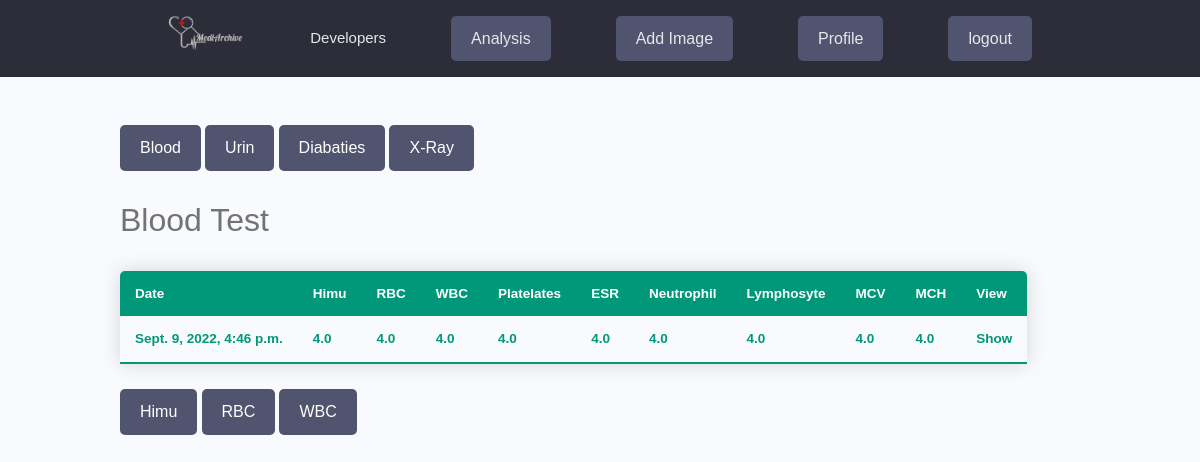
The page /bloodAnalysis/ (signed in) on the database its author committed.
### medical_report/models.py (models this page shows, shortened)
class Blood_report(models.Model):
    blood_owner = models.ForeignKey(Profile,null=True,blank=True,on_delete=models.CASCADE)
    hemoglobin = models.FloatField(null=True, blank=True)
    rbc = models.FloatField(null=True, blank=True)
    wbc = models.FloatField(null=True, blank=True)
    platelets = models.FloatField(null=True, blank=True)
    esr = models.FloatField(null=True, blank=True)
    neutrophil = models.FloatField(null=True, blank=True)
    lymphocyte = models.FloatField(null=True, blank=True)
    mcv = models.FloatField(null=True, blank=True)
    mch = models.FloatField(null=True, blank=True)
    created = models.DateTimeField(auto_now_add=True, blank=False)
    id = models.UUIDField(default=uuid.uuid4,unique=True,primary_key=True,editable=False)

### medical_report/views.py (the view)
# urls.py: path('bloodAnalysis/',bloodAnalysis,name='bloodAnalysis'),
@login_required(login_url='login')
def bloodAnalysis(request):
    profile = request.user.profile
    pr = profile.blood_report_set.all()
    context = {'pr': pr}
    return render(request, "medical_report/blood_analysis.html",context)

### medical_report/templates/medical_report/blood_analysis.html
{% extends 'main.html' %}
{% load static %}
{% block content  %}
<div class="container">
    <br><br>
        <a href="{% url 'bloodAnalysis' %}" class="btn btn--sub">Blood</a>
        <a href="{% url 'urinAnalysis' %}" class="btn btn--sub">Urin</a>
        <a href="" class="btn btn--sub">Diabaties</a>
        <a href="" class="btn btn--sub">X-Ray</a>
    <br><br>
    <div class=" ">
        <h3>Blood Test</h3>
        <table class="content-table">
            <thead>
            <tr>
                <th>Date</th>
                <th>Himu</th>
                <th>RBC</th>
                <th>WBC</th>
                <th>Platelates</th>
                <th>ESR</th>
                <th>Neutrophil</th>
                <th>Lymphosyte</th>
                <th>MCV</th>
                <th>MCH</th>
                <td>View</td>
            </tr>
            </thead>
            <tbody >
                {% for p in pr %}
                <tr class="active-row">
                    <td>{{  p.created }}</td>
                    <td>{{  p.hemoglobin }}</td>
                    <td>{{  p.rbc }}</td>
                    <td>{{  p.wbc }}</td>
                    <td>{{  p.platelets }}</td>
                    <td>{{  p.esr }}</td>
                    <td>{{  p.neutrophil }}</td>
                    <td>{{  p.lymphocyte }}</td>
                    <td>{{  p.mcv }}</td>
                    <td>{{  p.mch }}</td>
                    <td>Show</td>
                </tr>
                {% endfor %}
            </tbody>
        </table>
        <a href="" class="btn btn--sub">Himu</a>
        <a href="" class="btn btn--sub">RBC</a>
        <a href="" class="btn btn--sub">WBC</a>
    </div>
</div>
{% endblock  %}

### static/styles/app.css (style rules this page uses)
:root { --color-sub: #2d2d39; }
.btn--sub { background-color: var(--color-sub-light); }

### static/styles/a.css (style rules this page uses)
* { font-family: sans-serif; }
.content-table { border-collapse: collapse; margin: 25px 0; font-size: 0.9em; min-width: 400px; border-radius: 5px 5px 0 0; overflow: hidden; box-shadow: 0 0 20px rgba(0, 0, 0, 0.15); }
.content-table thead tr { background-color: #009879; color: #ffffff; text-align: left; font-weight: bold; }
.content-table th, .content-table td { padding: 12px 15px; }
.content-table tbody tr { border-bottom: 1px solid #dddddd; }
.content-table tbody tr:last-of-type { border-bottom: 2px solid #009879; }
.content-table tbody tr.active-row { font-weight: bold; color: #009879; }

### static/uikit/styles/modules/_variables.css (style rules this page uses)
:root { --color-main: #5aa5b9; --color-main-light: #e6faff; --color-sub: #3f4156; --color-sub-light: #51546e; --color-sub-lighter: #ededfd; --color-text: #737373; --color-gray: #8b8b8b; --color-light: #e5e7eb; --color-light-gray: #767676; --color-bg: #f8fafd; --color-white: #fffefd; --color-white-light: #f3f3f3; --color-success: #359e64; --color-success-bg: #def8e8; --color-error: #fc4b0b; --color-error-bg: #fff2ee; --font-base: 'Poppins', arial, helvetica, 'Segoe UI', roboto, ubuntu, sans-serif; --font-monospace: 'Fira Code', 'Courier New', courier, monospace; --font-regular: 300; --font-medium: 500; --font-bold: 700; --generic-shadow: 1px 1px 5px #00000010; --generic-transition: all 0.3s ease-in-out; }

### static/uikit/styles/modules/_base.css (style rules this page uses)
* { margin: 0; padding: 0; box-sizing: border-box; text-rendering: optimizeLegibility; color: inherit; font-size: inherit; }
html { font-size: 50%; }
@media only screen and (min-width: 480px) { html { font-size: 56.25%; } }
@media only screen and (min-width: 1200px) { html { font-size: 62.5%; } }
body { line-height: 1.6; font-weight: 400; font-size: 1.5rem; color: var(--color-text); background-color: var(--color-bg); min-height: 100vh; }

### static/uikit/styles/modules/_typography.css (style rules this page uses)
* { font-family: var(--font-base); }
h3 { font-size: 3.2rem; font-weight: var(--font-medium); }
a { padding-bottom: 2px; text-decoration: none; display: inline-block; color: var(--color-main); font-weight: var(--font-medium); }

### static/uikit/styles/modules/_utilities.css (style rules this page uses)
.container { width: 92%; max-width: 165rem; margin: 0 auto; box-sizing: border-box; }
@media screen and (min-width: 1000px) { .container { width: 90%; } }
@media screen and (min-width: 1200px) { .container { width: 80%; } }

### static/uikit/styles/modules/_button.css (style rules this page uses)
.btn { display: inline-block; position: relative; cursor: pointer; background-color: var(--color-light); font-weight: var(--font-medium); color: var(--color-sub); text-decoration: none; padding: 1rem 2rem; border-radius: 0.5rem; border: none; width: -webkit-fit-content; width: -moz-fit-content; width: fit-content; height: -webkit-fit-content; height: -moz-fit-content; height: fit-content; font-size: 1.6rem; outline-width: 0; outline-color: transparent; -webkit-backface-visibility: hidden; backface-visibility: hidden; transition: all 0.3s ease-in-out; }
.btn--sub { background-color: var(--color-sub); color: var(--color-white); }

### rows shown on the page
Blood_report: created "Sept. 9, 2022, 4:46 p.m.", hemoglobin "4.0", rbc "4.0", wbc "4.0", platelets "4.0", esr "4.0", neutrophil "4.0", lymphocyte "4.0", mcv "4.0", mch "4.0"
